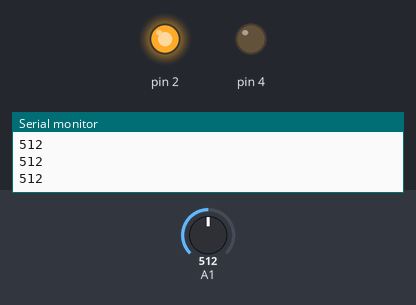
Bench run of a sketch on a simulated Arduino Uno, built with avr-gcc and run on an emulated ATmega328P. Parts: output pins drawn as LEDs (lit = HIGH), the last lines printed to the serial monitor. The test bench sets the inputs (shaded band); at power-on: A1 = 512.

Above: at 1.2 s.
1.3 s: A1 set to 8
2.8 s: A1 set to 5
At 3.5 s:
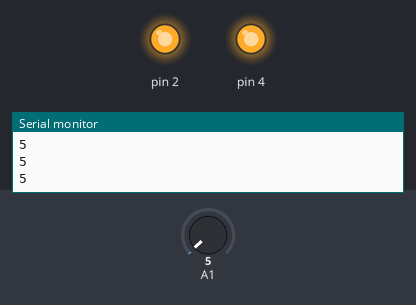
4.5 s: A1 set to 122
At 6.0 s:
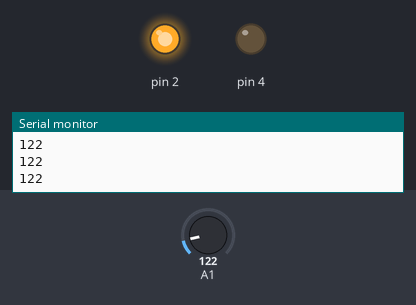
6.3 s: A1 set to 0
At 7.6 s:
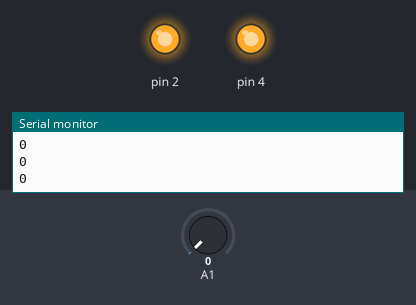
Timing chart, 0 to 9.1 s (numbered marks = the images above; inputs shaded):
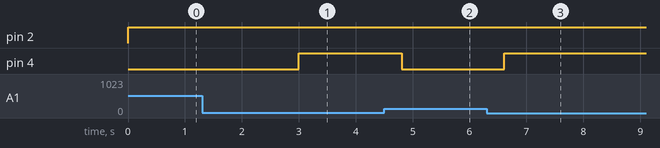

The sketch:

analogRead.ino
```cpp
void setup() {
  pinMode(A1,INPUT);
  pinMode(2,OUTPUT);
  pinMode(4,OUTPUT);
  Serial.begin(9600);
}

void loop() {
  int val=0;
  digitalWrite(2,HIGH);
  val = analogRead(A1);
  delay(200);
  if( val < 7 )
    digitalWrite(4,HIGH);
  else
    digitalWrite(4,LOW);
  Serial.println(val);
}
```

Measured:
- the behaviour switches between 7 and 6 on A1 (found by bisection; images 0 and 1)
- after the input at 2.8 s, pin 4: LOW → HIGH after 0.20 s
- after the input at 4.5 s, pin 4: HIGH → LOW after 0.31 s
- after the input at 6.3 s, pin 4: LOW → HIGH after 0.31 s
